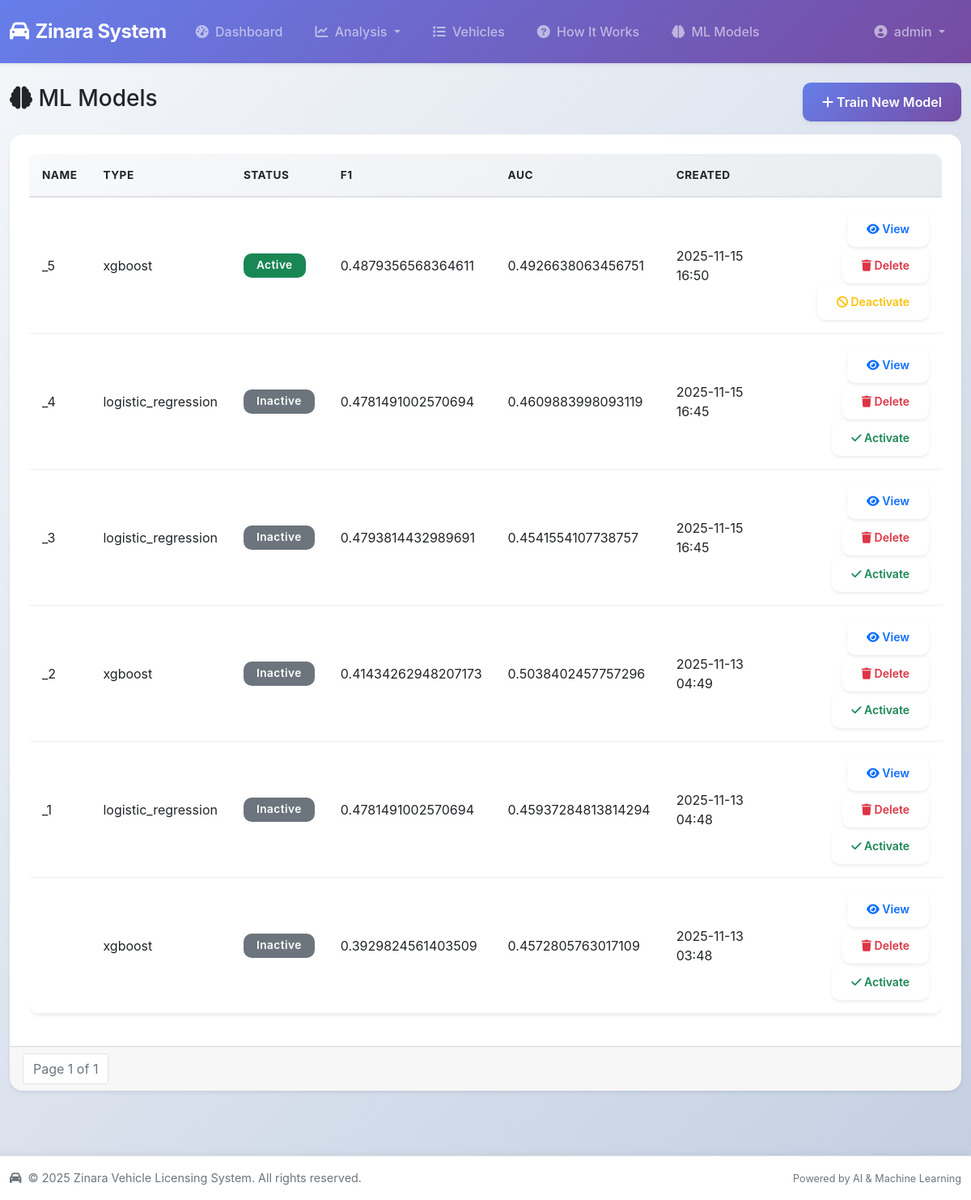
Page /ml/ (signed in) on the committed database.
### apps/ml_models/models.py (models this page shows, shortened)
class MLModel(models.Model):
    MODEL_TYPES = [
        ('logistic_regression', 'Logistic Regression'),
        ('decision_tree', 'Decision Tree'),
        ('random_forest', 'Random Forest'),
        ('xgboost', 'XGBoost'),
    ]
    STATUS_CHOICES = [
        ('training', 'Training'),
        ('active', 'Active'),
        ('inactive', 'Inactive'),
        ('failed', 'Failed'),
    ]
    name = models.CharField(max_length=100)
    model_type = models.CharField(max_length=30, choices=MODEL_TYPES)
    version = models.CharField(max_length=20)
    file_path = models.CharField(max_length=255)
    status = models.CharField(max_length=20, choices=STATUS_CHOICES, default='training')
    accuracy = models.FloatField(null=True, blank=True)
    precision = models.FloatField(null=True, blank=True)
    recall = models.FloatField(null=True, blank=True)
    f1_score = models.FloatField(null=True, blank=True)
    roc_auc = models.FloatField(null=True, blank=True)
    threshold = models.FloatField(null=True, blank=True, help_text="Optimal threshold for predictions")
    training_data_size = models.IntegerField(null=True, blank=True)
    feature_importance = models.JSONField(null=True, blank=True)
    hyperparameters = models.JSONField(null=True, blank=True)
    confusion_matrix = models.JSONField(null=True, blank=True, help_text="Confusion matrix: [[TN, FP], [FN, TP]]")
    created_by = models.ForeignKey(User, on_delete=models.CASCADE)
    created_at = models.DateTimeField(auto_now_add=True)
    last_used = models.DateTimeField(null=True, blank=True)
    class Meta:
        db_table = 'ml_models'
        ordering = ['-created_at']
        unique_together = ['name', 'version']

### apps/ml_models/views.py (the view)
# urls.py: path('', views.model_list, name='model_list'),
@login_required
def model_list(request):
    models = MLModel.objects.all().order_by('-created_at')
    paginator = Paginator(models, 10)
    page_number = request.GET.get('page')
    page_obj = paginator.get_page(page_number)
    context = {
        'page_obj': page_obj,
        'models': page_obj.object_list,
    }
    return render(request, 'ml_models/model_list.html', context)

### templates/ml_models/model_list.html (shortened to what this page needs)
{% extends 'base.html' %}
{% block content %}
<div class="row mb-3">
	<div class="col-12 d-flex justify-content-between align-items-center">
		<h3><i class="fas fa-brain"></i> ML Models</h3>
		<a class="btn btn-primary" href="{% url 'ml_models:train_model' %}"><i class="fas fa-plus"></i> Train New Model</a>
	</div>
</div>
<div class="card">
	<div class="card-body">
		{% if models %}
		<div class="table-responsive">
			<table class="table align-middle">
				<thead>
					<tr>
						<th>Name</th>
						<th>Type</th>
						<th>Status</th>
						<th>F1</th>
						<th>AUC</th>
						<th>Created</th>
						<th></th>
					</tr>
				</thead>
				<tbody>
					{% for m in models %}
					<tr>
						<td>{{ m.name }}</td>
						<td>{{ m.model_type }}</td>
						<td>
							<span class="badge bg-{% if m.status == 'active' %}success{% elif m.status == 'training' %}warning{% else %}secondary{% endif %}">
								{{ m.status|title }}
							</span>
						</td>
						<td>{{ m.f1_score|default:"-" }}</td>
						<td>{{ m.roc_auc|default:"-" }}</td>
						<td>{{ m.created_at|date:"Y-m-d H:i" }}</td>
						<td class="text-end">
							<a class="btn btn-sm btn-outline-primary" href="{% url 'ml_models:model_detail' m.id %}"><i class="fas fa-eye"></i> View</a>
							<form method="post" action="{% url 'ml_models:delete_model' m.id %}" style="display:inline-block;" onsubmit="return confirm('Are you sure you want to delete this model?');">{% csrf_token %}
								<button class="btn btn-sm btn-outline-danger" type="submit"><i class="fas fa-trash"></i> Delete</button>
							</form>
							<form method="post" action="{% url 'ml_models:activate_model' m.id %}" style="display:inline-block;">{% csrf_token %}
								{% if m.status == 'active' %}
								<button class="btn btn-sm btn-outline-warning" type="submit"><i class="fas fa-ban"></i> Deactivate</button>
								{% else %}
								<button class="btn btn-sm btn-outline-success" type="submit"><i class="fas fa-check"></i> Activate</button>
								{% endif %}
							</form>
						</td>
					</tr>
					{% endfor %}
				</tbody>
			</table>
		</div>
		{% else %}
		<p class="text-muted mb-0">No models yet. Train your first model.</p>
		{% endif %}
	</div>
	{% if page_obj %}
	<div class="card-footer">
		<nav>
			<ul class="pagination mb-0">
				<li class="page-item disabled"><span class="page-link">Page {{ page_obj.number }} of {{ page_obj.paginator.num_pages }}</span></li>
			</ul>
		</nav>
	</div>
	{% endif %}
</div>
{% endblock %}

### templates/base.html (shortened to what this page needs)
{% load static %}
<!DOCTYPE html>
<html lang="en">
<head>
    <link href="https://cdn.jsdelivr.net/npm/bootstrap@5.1.3/dist/css/bootstrap.min.css" rel="stylesheet">
    <link href="https://cdnjs.cloudflare.com/ajax/libs/font-awesome/6.0.0/css/all.min.css" rel="stylesheet">
    <link href="{% static 'css/app.css' %}" rel="stylesheet">
</head>
<body class="d-flex flex-column min-vh-100">
    <nav class="navbar navbar-expand-lg navbar-dark bg-primary shadow-sm">
        <div class="container-fluid">
            <a class="navbar-brand fw-bold" href="{% url 'core:home' %}">
                <i class="fas fa-car me-2"></i>Zinara System
            </a>
            <div class="collapse navbar-collapse" id="navbarNav">
                <ul class="navbar-nav me-auto">
                    {% if user.is_authenticated %}
                        <li class="nav-item">
                            <a class="nav-link" href="{% url 'dashboard:overview' %}">
                                <i class="fas fa-tachometer-alt me-1"></i> Dashboard
                            </a>
                        </li>
                        <li class="nav-item dropdown">
                            <a class="nav-link dropdown-toggle" href="#" id="analysisDropdown" role="button" data-bs-toggle="dropdown" aria-expanded="false">
                                <i class="fas fa-chart-line me-1"></i> Analysis
                            </a>
                        </li>
                        <li class="nav-item">
                            <a class="nav-link" href="{% url 'dashboard:vehicle_list' %}">
                                <i class="fas fa-list me-1"></i> Vehicles
                            </a>
                        </li>
                        <li class="nav-item">
                            <a class="nav-link" href="{% url 'dashboard:model_explanation' %}">
                                <i class="fas fa-question-circle me-1"></i> How It Works
                            </a>
                        </li>
                        <li class="nav-item">
                            <a class="nav-link" href="{% url 'ml_models:model_list' %}">
                                <i class="fas fa-brain me-1"></i> ML Models
                            </a>
                        </li>
                    {% endif %}
                </ul>
                <ul class="navbar-nav">
                    {% if user.is_authenticated %}
                        <li class="nav-item dropdown">
                            <a class="nav-link dropdown-toggle" href="#" id="userDropdown" role="button" data-bs-toggle="dropdown" aria-expanded="false">
                                <i class="fas fa-user-circle me-1"></i> {{ user.username }}
                            </a>
                        </li>
                    {% else %}
                        <li class="nav-item">
                            <a class="nav-link" href="{% url 'core:login' %}">
                                <i class="fas fa-sign-in-alt me-1"></i> Login
                            </a>
                        </li>
                    {% endif %}
                </ul>
            </div>
        </div>
    </nav>
    <main class="flex-grow-1">
        <div class="container-fluid py-4">
            {% block content %}{% endblock %}
        </div>
    </main>
    <footer class="footer mt-auto py-3 bg-light border-top">
        <div class="container-fluid">
            <div class="row">
                <div class="col-md-6 text-center text-md-start">
                    <p class="mb-0 text-muted">
                        <i class="fas fa-car me-1"></i>
                        &copy; 2025 Zinara Vehicle Licensing System. All rights reserved.
                    </p>
                </div>
                <div class="col-md-6 text-center text-md-end">
                    <p class="mb-0 text-muted">
                        <small>Powered by AI & Machine Learning</small>
                    </p>
                </div>
            </div>
        </div>
    </footer>
</body>
</html>

### static/css/app.css (style rules this page uses)
:root { --primary-color: #0d6efd; --secondary-color: #6c757d; --success-color: #198754; --danger-color: #dc3545; --warning-color: #ffc107; --info-color: #0dcaf0; --light-bg: #f8f9fa; --dark-text: #212529; --shadow-sm: 0 2px 4px rgba(0,0,0,0.08); --shadow-md: 0 4px 12px rgba(0,0,0,0.1); --shadow-lg: 0 8px 24px rgba(0,0,0,0.12); }
html { height: 100%; }
body { font-family: -apple-system, BlinkMacSystemFont, "Segoe UI", Roboto, "Helvetica Neue", Arial, "Noto Sans", "Liberation Sans", sans-serif; background: linear-gradient(135deg, #f5f7fa 0%, #c3cfe2 100%); background-attachment: fixed; color: var(--dark-text); min-height: 100vh; display: flex; flex-direction: column; }
.navbar { background: linear-gradient(135deg, #667eea 0%, #764ba2 100%) !important; box-shadow: var(--shadow-md); padding: 1rem 0; }
.navbar-brand { font-weight: 700; font-size: 1.5rem; letter-spacing: -0.5px; }
.navbar-nav .nav-link { font-weight: 500; padding: 0.5rem 1rem !important; transition: all 0.3s ease; border-radius: 8px; margin: 0 0.25rem; }
main { flex: 1 0 auto; width: 100%; padding-bottom: 2rem; }
.container-fluid { max-width: 1400px; }
.card { border: none; border-radius: 16px; box-shadow: var(--shadow-sm); transition: all 0.3s ease; margin-bottom: 1.5rem; overflow: hidden; background: white; display: flex; flex-direction: column; height: 100%; }
.card-body { padding: 1.5rem; flex: 1; display: flex; flex-direction: column; }
.btn { border-radius: 10px; padding: 0.75rem 1.5rem; font-weight: 600; transition: all 0.3s ease; border: none; box-shadow: var(--shadow-sm); }
.btn-primary { background: linear-gradient(135deg, #667eea 0%, #764ba2 100%); }
.badge { border-radius: 10px; padding: 0.5rem 1rem; font-weight: 600; font-size: 0.85rem; letter-spacing: 0.5px; }
footer.footer { flex-shrink: 0; background: white !important; border-top: 2px solid #e9ecef; box-shadow: 0 -2px 8px rgba(0,0,0,0.05); margin-top: auto; width: 100%; }
.footer p { margin: 0; font-size: 0.9rem; }
.table { border-radius: 12px; overflow: hidden; background: white; box-shadow: var(--shadow-sm); }
.table thead { background: linear-gradient(135deg, #f8f9fa 0%, #e9ecef 100%); }
.table thead th { font-weight: 700; text-transform: uppercase; font-size: 0.85rem; letter-spacing: 0.5px; border-bottom: 2px solid #dee2e6; padding: 1rem; }
.table tbody tr { transition: all 0.2s; border-bottom: 1px solid #f0f0f0; }
.table tbody td { padding: 1rem; vertical-align: middle; }
.card { animation: slideIn 0.6s ease-out; }

### rows in the picture
MLModel: name "_5", model_type "xgboost", status "Active", f1_score "0.4879356568364611", roc_auc "0.4926638063456751", created_at "2025-11-15 16:50", shows "Deactivate"
MLModel: name "_4", model_type "logistic_regression", status "Inactive", f1_score "0.4781491002570694", roc_auc "0.4609883998093119", created_at "2025-11-15 16:45", shows "Activate"
MLModel: name "_3", model_type "logistic_regression", status "Inactive", f1_score "0.4793814432989691", roc_auc "0.4541554107738757", created_at "2025-11-15 16:45", shows "Activate"
MLModel: name "_2", model_type "xgboost", status "Inactive", f1_score "0.41434262948207173", roc_auc "0.5038402457757296", created_at "2025-11-13 04:49", shows "Activate"
MLModel: name "_1", model_type "logistic_regression", status "Inactive", f1_score "0.4781491002570694", roc_auc "0.45937284813814294", created_at "2025-11-13 04:48", shows "Activate"
MLModel: model_type "xgboost", status "Inactive", f1_score "0.3929824561403509", roc_auc "0.4572805763017109", created_at "2025-11-13 03:48", shows "Activate"

### other values in the picture
{{ user.username }} "admin"
{{ page_obj.number }} "1"
{{ page_obj.paginator.num_pages }} "1"
